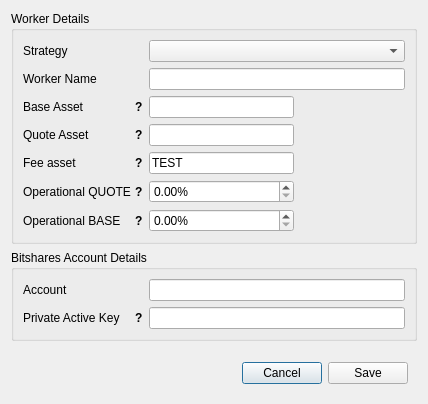
<?xml version="1.0" encoding="UTF-8"?>
<ui version="4.0">
 <class>Dialog</class>
 <widget class="QDialog" name="Dialog">
  <property name="geometry">
   <rect>
    <x>0</x>
    <y>0</y>
    <width>428</width>
    <height>388</height>
   </rect>
  </property>
  <property name="windowTitle">
   <string>DEXBot - Create Worker</string>
  </property>
  <property name="styleSheet">
   <string notr="true"/>
  </property>
  <property name="modal">
   <bool>true</bool>
  </property>
  <layout class="QGridLayout" name="gridLayout">
   <item row="4" column="0">
    <widget class="QWidget" name="widget" native="true">
     <property name="sizePolicy">
      <sizepolicy hsizetype="Preferred" vsizetype="Fixed">
       <horstretch>0</horstretch>
       <verstretch>0</verstretch>
      </sizepolicy>
     </property>
     <layout class="QHBoxLayout" name="horizontalLayout_2">
      <item>
       <spacer name="horizontalSpacer">
        <property name="orientation">
         <enum>Qt::Horizontal</enum>
        </property>
        <property name="sizeHint" stdset="0">
         <size>
          <width>179</width>
          <height>20</height>
         </size>
        </property>
       </spacer>
      </item>
      <item>
       <widget class="QPushButton" name="cancel_button">
        <property name="sizePolicy">
         <sizepolicy hsizetype="Fixed" vsizetype="Fixed">
          <horstretch>0</horstretch>
          <verstretch>0</verstretch>
         </sizepolicy>
        </property>
        <property name="cursor">
         <cursorShape>PointingHandCursor</cursorShape>
        </property>
        <property name="text">
         <string>Cancel</string>
        </property>
       </widget>
      </item>
      <item>
       <widget class="QPushButton" name="save_button">
        <property name="sizePolicy">
         <sizepolicy hsizetype="Fixed" vsizetype="Fixed">
          <horstretch>0</horstretch>
          <verstretch>0</verstretch>
         </sizepolicy>
        </property>
        <property name="cursor">
         <cursorShape>PointingHandCursor</cursorShape>
        </property>
        <property name="text">
         <string>Save</string>
        </property>
       </widget>
      </item>
     </layout>
    </widget>
   </item>
   <item row="3" column="0">
    <spacer name="verticalSpacer">
     <property name="orientation">
      <enum>Qt::Vertical</enum>
     </property>
     <property name="sizeHint" stdset="0">
      <size>
       <width>20</width>
       <height>40</height>
      </size>
     </property>
    </spacer>
   </item>
   <item row="1" column="0">
    <widget class="QGroupBox" name="groupBox_2">
     <property name="title">
      <string>Bitshares Account Details</string>
     </property>
     <layout class="QFormLayout" name="formLayout_2">
      <property name="rowWrapPolicy">
       <enum>QFormLayout::WrapLongRows</enum>
      </property>
      <item row="0" column="0">
       <widget class="QLabel" name="account_label">
        <property name="sizePolicy">
         <sizepolicy hsizetype="Fixed" vsizetype="Preferred">
          <horstretch>0</horstretch>
          <verstretch>0</verstretch>
         </sizepolicy>
        </property>
        <property name="minimumSize">
         <size>
          <width>120</width>
          <height>0</height>
         </size>
        </property>
        <property name="maximumSize">
         <size>
          <width>120</width>
          <height>16777215</height>
         </size>
        </property>
        <property name="text">
         <string>Account</string>
        </property>
        <property name="buddy">
         <cstring>account_input</cstring>
        </property>
       </widget>
      </item>
      <item row="0" column="1">
       <widget class="QLineEdit" name="account_input"/>
      </item>
      <item row="1" column="0">
       <widget class="QWidget" name="private_key_wrap" native="true">
        <property name="sizePolicy">
         <sizepolicy hsizetype="Fixed" vsizetype="Preferred">
          <horstretch>0</horstretch>
          <verstretch>0</verstretch>
         </sizepolicy>
        </property>
        <property name="minimumSize">
         <size>
          <width>120</width>
          <height>0</height>
         </size>
        </property>
        <property name="maximumSize">
         <size>
          <width>120</width>
          <height>16777215</height>
         </size>
        </property>
        <layout class="QHBoxLayout" name="horizontalLayout_4">
         <property name="spacing">
          <number>0</number>
         </property>
         <property name="leftMargin">
          <number>0</number>
         </property>
         <property name="topMargin">
          <number>0</number>
         </property>
         <property name="rightMargin">
          <number>0</number>
         </property>
         <property name="bottomMargin">
          <number>0</number>
         </property>
         <item>
          <widget class="QLabel" name="private_key_label">
           <property name="minimumSize">
            <size>
             <width>0</width>
             <height>0</height>
            </size>
           </property>
           <property name="maximumSize">
            <size>
             <width>16777215</width>
             <height>16777215</height>
            </size>
           </property>
           <property name="text">
            <string>Private Active Key</string>
           </property>
           <property name="wordWrap">
            <bool>true</bool>
           </property>
           <property name="buddy">
            <cstring>quote_asset_input</cstring>
           </property>
          </widget>
         </item>
         <item>
          <widget class="QLabel" name="private_key_tooltip">
           <property name="sizePolicy">
            <sizepolicy hsizetype="Fixed" vsizetype="Preferred">
             <horstretch>0</horstretch>
             <verstretch>0</verstretch>
            </sizepolicy>
           </property>
           <property name="font">
            <font>
             <weight>75</weight>
             <bold>true</bold>
            </font>
           </property>
           <property name="cursor">
            <cursorShape>WhatsThisCursor</cursorShape>
           </property>
           <property name="toolTip">
            <string>&lt;html&gt;&lt;head/&gt;&lt;body&gt;&lt;p&gt;Active private key of the account in WIF format.&lt;/p&gt;&lt;p&gt;This field is optional if it was previously saved.&lt;/p&gt;&lt;/body&gt;&lt;/html&gt;</string>
           </property>
           <property name="text">
            <string>?</string>
           </property>
           <property name="margin">
            <number>5</number>
           </property>
          </widget>
         </item>
        </layout>
       </widget>
      </item>
      <item row="1" column="1">
       <widget class="QLineEdit" name="private_key_input">
        <property name="sizePolicy">
         <sizepolicy hsizetype="Preferred" vsizetype="Fixed">
          <horstretch>0</horstretch>
          <verstretch>0</verstretch>
         </sizepolicy>
        </property>
        <property name="echoMode">
         <enum>QLineEdit::Password</enum>
        </property>
        <property name="clearButtonEnabled">
         <bool>false</bool>
        </property>
       </widget>
      </item>
     </layout>
    </widget>
   </item>
   <item row="0" column="0">
    <widget class="QGroupBox" name="groupBox">
     <property name="title">
      <string>Worker Details</string>
     </property>
     <layout class="QFormLayout" name="formLayout_3">
      <item row="0" column="0">
       <widget class="QLabel" name="strategy_label">
        <property name="minimumSize">
         <size>
          <width>120</width>
          <height>0</height>
         </size>
        </property>
        <property name="maximumSize">
         <size>
          <width>120</width>
          <height>16777215</height>
         </size>
        </property>
        <property name="text">
         <string>Strategy</string>
        </property>
        <property name="buddy">
         <cstring>strategy_input</cstring>
        </property>
       </widget>
      </item>
      <item row="0" column="1">
       <widget class="QComboBox" name="strategy_input">
        <property name="currentIndex">
         <number>-1</number>
        </property>
       </widget>
      </item>
      <item row="1" column="0">
       <widget class="QLabel" name="worker_name_label">
        <property name="minimumSize">
         <size>
          <width>120</width>
          <height>0</height>
         </size>
        </property>
        <property name="maximumSize">
         <size>
          <width>120</width>
          <height>16777215</height>
         </size>
        </property>
        <property name="text">
         <string>Worker Name</string>
        </property>
        <property name="buddy">
         <cstring>worker_name_input</cstring>
        </property>
       </widget>
      </item>
      <item row="1" column="1">
       <widget class="QLineEdit" name="worker_name_input"/>
      </item>
      <item row="3" column="1">
       <widget class="QLineEdit" name="quote_asset_input">
        <property name="sizePolicy">
         <sizepolicy hsizetype="Fixed" vsizetype="Fixed">
          <horstretch>0</horstretch>
          <verstretch>0</verstretch>
         </sizepolicy>
        </property>
        <property name="minimumSize">
         <size>
          <width>145</width>
          <height>0</height>
         </size>
        </property>
        <property name="maximumSize">
         <size>
          <width>80</width>
          <height>16777215</height>
         </size>
        </property>
       </widget>
      </item>
      <item row="2" column="0">
       <widget class="QWidget" name="base_asset_wrap" native="true">
        <property name="sizePolicy">
         <sizepolicy hsizetype="Fixed" vsizetype="Preferred">
          <horstretch>0</horstretch>
          <verstretch>0</verstretch>
         </sizepolicy>
        </property>
        <property name="minimumSize">
         <size>
          <width>120</width>
          <height>0</height>
         </size>
        </property>
        <property name="maximumSize">
         <size>
          <width>120</width>
          <height>16777215</height>
         </size>
        </property>
        <layout class="QHBoxLayout" name="horizontalLayout">
         <property name="spacing">
          <number>0</number>
         </property>
         <property name="leftMargin">
          <number>0</number>
         </property>
         <property name="topMargin">
          <number>0</number>
         </property>
         <property name="rightMargin">
          <number>0</number>
         </property>
         <property name="bottomMargin">
          <number>0</number>
         </property>
         <item>
          <widget class="QLabel" name="base_asset_label">
           <property name="minimumSize">
            <size>
             <width>0</width>
             <height>0</height>
            </size>
           </property>
           <property name="maximumSize">
            <size>
             <width>16777215</width>
             <height>16777215</height>
            </size>
           </property>
           <property name="text">
            <string>Base Asset</string>
           </property>
          </widget>
         </item>
         <item>
          <widget class="QLabel" name="base_asset_tooltip">
           <property name="sizePolicy">
            <sizepolicy hsizetype="Fixed" vsizetype="Preferred">
             <horstretch>0</horstretch>
             <verstretch>0</verstretch>
            </sizepolicy>
           </property>
           <property name="font">
            <font>
             <weight>75</weight>
             <bold>true</bold>
            </font>
           </property>
           <property name="cursor">
            <cursorShape>WhatsThisCursor</cursorShape>
           </property>
           <property name="toolTip">
            <string>Asset to be used as unit of measure</string>
           </property>
           <property name="text">
            <string>?</string>
           </property>
           <property name="margin">
            <number>5</number>
           </property>
          </widget>
         </item>
        </layout>
       </widget>
      </item>
      <item row="3" column="0">
       <widget class="QWidget" name="quote_asset_wrap" native="true">
        <property name="sizePolicy">
         <sizepolicy hsizetype="Fixed" vsizetype="Preferred">
          <horstretch>0</horstretch>
          <verstretch>0</verstretch>
         </sizepolicy>
        </property>
        <property name="minimumSize">
         <size>
          <width>120</width>
          <height>0</height>
         </size>
        </property>
        <property name="maximumSize">
         <size>
          <width>120</width>
          <height>16777215</height>
         </size>
        </property>
        <layout class="QHBoxLayout" name="horizontalLayout_3">
         <property name="spacing">
          <number>0</number>
         </property>
         <property name="leftMargin">
          <number>0</number>
         </property>
         <property name="topMargin">
          <number>0</number>
         </property>
         <property name="rightMargin">
          <number>0</number>
         </property>
         <property name="bottomMargin">
          <number>0</number>
         </property>
         <item>
          <widget class="QLabel" name="quote_asset_label">
           <property name="minimumSize">
            <size>
             <width>0</width>
             <height>0</height>
            </size>
           </property>
           <property name="maximumSize">
            <size>
             <width>16777215</width>
             <height>16777215</height>
            </size>
           </property>
           <property name="text">
            <string>Quote Asset</string>
           </property>
           <property name="buddy">
            <cstring>quote_asset_input</cstring>
           </property>
          </widget>
         </item>
         <item>
          <widget class="QLabel" name="quote_asset_tooltip">
           <property name="sizePolicy">
            <sizepolicy hsizetype="Fixed" vsizetype="Preferred">
             <horstretch>0</horstretch>
             <verstretch>0</verstretch>
            </sizepolicy>
           </property>
           <property name="font">
            <font>
             <weight>75</weight>
             <bold>true</bold>
            </font>
           </property>
           <property name="cursor">
            <cursorShape>WhatsThisCursor</cursorShape>
           </property>
           <property name="toolTip">
            <string>Asset to be bought and sold</string>
           </property>
           <property name="text">
            <string>?</string>
           </property>
           <property name="margin">
            <number>5</number>
           </property>
          </widget>
         </item>
        </layout>
       </widget>
      </item>
      <item row="4" column="0">
       <widget class="QWidget" name="fee_asset_wrap" native="true">
        <property name="sizePolicy">
         <sizepolicy hsizetype="Fixed" vsizetype="Preferred">
          <horstretch>0</horstretch>
          <verstretch>0</verstretch>
         </sizepolicy>
        </property>
        <property name="minimumSize">
         <size>
          <width>120</width>
          <height>0</height>
         </size>
        </property>
        <property name="maximumSize">
         <size>
          <width>120</width>
          <height>16777215</height>
         </size>
        </property>
        <layout class="QHBoxLayout" name="horizontalLayout_5">
         <property name="spacing">
          <number>0</number>
         </property>
         <property name="leftMargin">
          <number>0</number>
         </property>
         <property name="topMargin">
          <number>0</number>
         </property>
         <property name="rightMargin">
          <number>0</number>
         </property>
         <property name="bottomMargin">
          <number>0</number>
         </property>
         <item>
          <widget class="QLabel" name="fee_asset_label">
           <property name="minimumSize">
            <size>
             <width>0</width>
             <height>0</height>
            </size>
           </property>
           <property name="maximumSize">
            <size>
             <width>16777215</width>
             <height>16777215</height>
            </size>
           </property>
           <property name="text">
            <string>Fee asset</string>
           </property>
           <property name="buddy">
            <cstring>quote_asset_input</cstring>
           </property>
          </widget>
         </item>
         <item>
          <widget class="QLabel" name="fee_asset_tooltip">
           <property name="sizePolicy">
            <sizepolicy hsizetype="Fixed" vsizetype="Preferred">
             <horstretch>0</horstretch>
             <verstretch>0</verstretch>
            </sizepolicy>
           </property>
           <property name="font">
            <font>
             <weight>75</weight>
             <bold>true</bold>
            </font>
           </property>
           <property name="cursor">
            <cursorShape>WhatsThisCursor</cursorShape>
           </property>
           <property name="toolTip">
            <string>Asset to be used to pay transaction fees</string>
           </property>
           <property name="text">
            <string>?</string>
           </property>
           <property name="margin">
            <number>5</number>
           </property>
          </widget>
         </item>
        </layout>
       </widget>
      </item>
      <item row="4" column="1">
       <widget class="QLineEdit" name="fee_asset_input">
        <property name="sizePolicy">
         <sizepolicy hsizetype="Fixed" vsizetype="Fixed">
          <horstretch>0</horstretch>
          <verstretch>0</verstretch>
         </sizepolicy>
        </property>
        <property name="minimumSize">
         <size>
          <width>145</width>
          <height>0</height>
         </size>
        </property>
        <property name="maximumSize">
         <size>
          <width>80</width>
          <height>16777215</height>
         </size>
        </property>
        <property name="text">
         <string>TEST</string>
        </property>
       </widget>
      </item>
      <item row="2" column="1">
       <widget class="QLineEdit" name="base_asset_input">
        <property name="sizePolicy">
         <sizepolicy hsizetype="Fixed" vsizetype="Fixed">
          <horstretch>0</horstretch>
          <verstretch>0</verstretch>
         </sizepolicy>
        </property>
        <property name="minimumSize">
         <size>
          <width>145</width>
          <height>0</height>
         </size>
        </property>
        <property name="maximumSize">
         <size>
          <width>80</width>
          <height>16777215</height>
         </size>
        </property>
       </widget>
      </item>
      <item row="5" column="0">
       <widget class="QWidget" name="operational_quote_wrap" native="true">
        <property name="sizePolicy">
         <sizepolicy hsizetype="Fixed" vsizetype="Preferred">
          <horstretch>0</horstretch>
          <verstretch>0</verstretch>
         </sizepolicy>
        </property>
        <property name="minimumSize">
         <size>
          <width>120</width>
          <height>0</height>
         </size>
        </property>
        <property name="maximumSize">
         <size>
          <width>120</width>
          <height>16777215</height>
         </size>
        </property>
        <layout class="QHBoxLayout" name="horizontalLayout_6">
         <property name="spacing">
          <number>0</number>
         </property>
         <property name="leftMargin">
          <number>0</number>
         </property>
         <property name="topMargin">
          <number>0</number>
         </property>
         <property name="rightMargin">
          <number>0</number>
         </property>
         <property name="bottomMargin">
          <number>0</number>
         </property>
         <item>
          <widget class="QLabel" name="operational_quote_label">
           <property name="minimumSize">
            <size>
             <width>0</width>
             <height>0</height>
            </size>
           </property>
           <property name="maximumSize">
            <size>
             <width>16777215</width>
             <height>16777215</height>
            </size>
           </property>
           <property name="text">
            <string>Operational QUOTE</string>
           </property>
           <property name="buddy">
            <cstring>quote_asset_input</cstring>
           </property>
          </widget>
         </item>
         <item>
          <widget class="QLabel" name="operational_quote_tooltip">
           <property name="sizePolicy">
            <sizepolicy hsizetype="Fixed" vsizetype="Preferred">
             <horstretch>0</horstretch>
             <verstretch>0</verstretch>
            </sizepolicy>
           </property>
           <property name="font">
            <font>
             <weight>75</weight>
             <bold>true</bold>
            </font>
           </property>
           <property name="cursor">
            <cursorShape>WhatsThisCursor</cursorShape>
           </property>
           <property name="toolTip">
            <string>Max % of QUOTE asset available to this worker, 0 - auto</string>
           </property>
           <property name="text">
            <string>?</string>
           </property>
           <property name="margin">
            <number>5</number>
           </property>
          </widget>
         </item>
        </layout>
       </widget>
      </item>
      <item row="6" column="0">
       <widget class="QWidget" name="operational_base_wrap" native="true">
        <property name="sizePolicy">
         <sizepolicy hsizetype="Fixed" vsizetype="Preferred">
          <horstretch>0</horstretch>
          <verstretch>0</verstretch>
         </sizepolicy>
        </property>
        <property name="minimumSize">
         <size>
          <width>120</width>
          <height>0</height>
         </size>
        </property>
        <property name="maximumSize">
         <size>
          <width>120</width>
          <height>16777215</height>
         </size>
        </property>
        <layout class="QHBoxLayout" name="horizontalLayout_7">
         <property name="spacing">
          <number>0</number>
         </property>
         <property name="leftMargin">
          <number>0</number>
         </property>
         <property name="topMargin">
          <number>0</number>
         </property>
         <property name="rightMargin">
          <number>0</number>
         </property>
         <property name="bottomMargin">
          <number>0</number>
         </property>
         <item>
          <widget class="QLabel" name="operational_base_label">
           <property name="minimumSize">
            <size>
             <width>0</width>
             <height>0</height>
            </size>
           </property>
           <property name="maximumSize">
            <size>
             <width>16777215</width>
             <height>16777215</height>
            </size>
           </property>
           <property name="text">
            <string>Operational BASE</string>
           </property>
           <property name="buddy">
            <cstring>quote_asset_input</cstring>
           </property>
          </widget>
         </item>
         <item>
          <widget class="QLabel" name="operational_base_tooltip">
           <property name="sizePolicy">
            <sizepolicy hsizetype="Fixed" vsizetype="Preferred">
             <horstretch>0</horstretch>
             <verstretch>0</verstretch>
            </sizepolicy>
           </property>
           <property name="font">
            <font>
             <weight>75</weight>
             <bold>true</bold>
            </font>
           </property>
           <property name="cursor">
            <cursorShape>WhatsThisCursor</cursorShape>
           </property>
           <property name="toolTip">
            <string>Max % of BASE asset available to this worker, 0 - auto</string>
           </property>
           <property name="text">
            <string>?</string>
           </property>
           <property name="margin">
            <number>5</number>
           </property>
          </widget>
         </item>
        </layout>
       </widget>
      </item>
      <item row="5" column="1">
       <widget class="QDoubleSpinBox" name="operational_percent_quote_input">
        <property name="minimumSize">
         <size>
          <width>145</width>
          <height>0</height>
         </size>
        </property>
        <property name="maximumSize">
         <size>
          <width>80</width>
          <height>16777215</height>
         </size>
        </property>
        <property name="cursor">
         <cursorShape>ArrowCursor</cursorShape>
        </property>
        <property name="mouseTracking">
         <bool>true</bool>
        </property>
        <property name="focusPolicy">
         <enum>Qt::WheelFocus</enum>
        </property>
        <property name="prefix">
         <string/>
        </property>
        <property name="suffix">
         <string>%</string>
        </property>
        <property name="maximum">
         <double>100.000000000000000</double>
        </property>
        <property name="singleStep">
         <double>1.000000000000000</double>
        </property>
       </widget>
      </item>
      <item row="6" column="1">
       <widget class="QDoubleSpinBox" name="operational_percent_base_input">
        <property name="minimumSize">
         <size>
          <width>145</width>
          <height>0</height>
         </size>
        </property>
        <property name="maximumSize">
         <size>
          <width>80</width>
          <height>16777215</height>
         </size>
        </property>
        <property name="cursor">
         <cursorShape>ArrowCursor</cursorShape>
        </property>
        <property name="mouseTracking">
         <bool>true</bool>
        </property>
        <property name="focusPolicy">
         <enum>Qt::WheelFocus</enum>
        </property>
        <property name="prefix">
         <string/>
        </property>
        <property name="suffix">
         <string>%</string>
        </property>
        <property name="maximum">
         <double>100.000000000000000</double>
        </property>
        <property name="singleStep">
         <double>1.000000000000000</double>
        </property>
       </widget>
      </item>
     </layout>
    </widget>
   </item>
   <item row="2" column="0">
    <widget class="QWidget" name="widget_2" native="true">
     <layout class="QVBoxLayout" name="strategy_container">
      <property name="leftMargin">
       <number>0</number>
      </property>
      <property name="topMargin">
       <number>0</number>
      </property>
      <property name="rightMargin">
       <number>0</number>
      </property>
      <property name="bottomMargin">
       <number>0</number>
      </property>
     </layout>
    </widget>
   </item>
  </layout>
 </widget>
 <tabstops>
  <tabstop>strategy_input</tabstop>
  <tabstop>worker_name_input</tabstop>
  <tabstop>base_asset_input</tabstop>
  <tabstop>quote_asset_input</tabstop>
  <tabstop>fee_asset_input</tabstop>
  <tabstop>account_input</tabstop>
  <tabstop>private_key_input</tabstop>
  <tabstop>save_button</tabstop>
  <tabstop>cancel_button</tabstop>
 </tabstops>
 <resources/>
 <connections/>
</ui>
